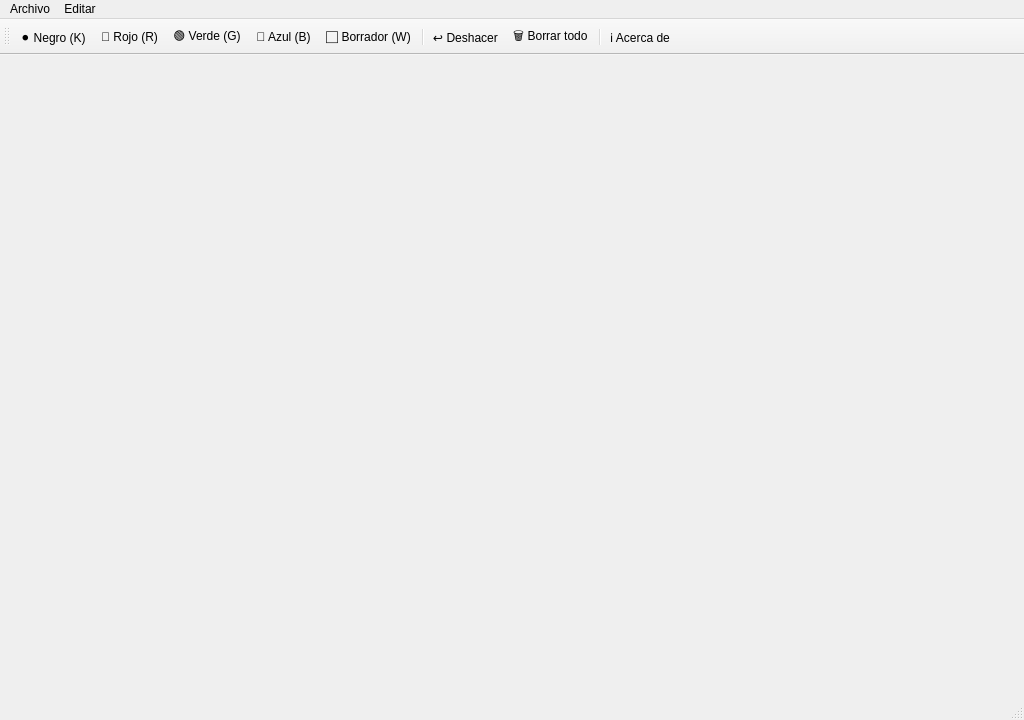
<?xml version="1.0" encoding="UTF-8"?>
<ui version="4.0">
 <class>MainWindow</class>
 <widget class="QMainWindow" name="MainWindow">
  <property name="geometry">
   <rect><x>0</x><y>0</y><width>1024</width><height>720</height></rect>
  </property>
  <property name="windowTitle">
   <string>Pintura</string>
  </property>

  <!-- Widget central placeholder (se reemplaza en código) -->
  <widget class="QWidget" name="centralwidget"/>

  <!-- Barra de menú -->
  <widget class="QMenuBar" name="menuBar">
   <property name="geometry">
    <rect><x>0</x><y>0</y><width>1024</width><height>26</height></rect>
   </property>
   <widget class="QMenu" name="menuArchivo">
    <property name="title"><string>Archivo</string></property>
    <addaction name="actionBorrarTodo"/>
    <addaction name="separator"/>
    <addaction name="actionAcercaDe"/>
   </widget>
   <widget class="QMenu" name="menuEditar">
    <property name="title"><string>Editar</string></property>
    <addaction name="actionDeshacer"/>
   </widget>
   <addaction name="menuArchivo"/>
   <addaction name="menuEditar"/>
  </widget>

  <!-- Barra de herramientas -->
  <widget class="QToolBar" name="toolBar">
   <property name="windowTitle"><string>Herramientas</string></property>
   <attribute name="toolBarArea"><enum>TopToolBarArea</enum></attribute>
   <addaction name="actionColorNegro"/>
   <addaction name="actionColorRojo"/>
   <addaction name="actionColorVerde"/>
   <addaction name="actionColorAzul"/>
   <addaction name="actionBorrador"/>
   <addaction name="separator"/>
   <addaction name="actionDeshacer"/>
   <addaction name="actionBorrarTodo"/>
   <addaction name="separator"/>
   <addaction name="actionAcercaDe"/>
  </widget>

  <!-- Barra de estado -->
  <widget class="QStatusBar" name="statusBar"/>

  <!-- Acciones -->
  <action name="actionColorRojo">
   <property name="text"><string>🔴 Rojo (R)</string></property>
   <property name="toolTip"><string>Color Rojo (tecla R)</string></property>
   <property name="shortcut"><string>R</string></property>
  </action>
  <action name="actionColorVerde">
   <property name="text"><string>🟢 Verde (G)</string></property>
   <property name="toolTip"><string>Color Verde (tecla G)</string></property>
   <property name="shortcut"><string>G</string></property>
  </action>
  <action name="actionColorAzul">
   <property name="text"><string>🔵 Azul (B)</string></property>
   <property name="toolTip"><string>Color Azul (tecla B)</string></property>
   <property name="shortcut"><string>B</string></property>
  </action>
  <action name="actionColorNegro">
   <property name="text"><string>⚫ Negro (K)</string></property>
   <property name="toolTip"><string>Color Negro (tecla K)</string></property>
   <property name="shortcut"><string>K</string></property>
  </action>
  <action name="actionBorrador">
   <property name="text"><string>⬜ Borrador (W)</string></property>
   <property name="toolTip"><string>Borrador — color blanco (tecla W)</string></property>
   <property name="shortcut"><string>W</string></property>
  </action>
  <action name="actionDeshacer">
   <property name="text"><string>↩ Deshacer</string></property>
   <property name="toolTip"><string>Deshacer último trazo (Ctrl+Z)</string></property>
   <property name="shortcut"><string>Ctrl+Z</string></property>
  </action>
  <action name="actionBorrarTodo">
   <property name="text"><string>🗑 Borrar todo</string></property>
   <property name="toolTip"><string>Borrar todo el lienzo (Escape)</string></property>
   <property name="shortcut"><string>Escape</string></property>
  </action>
  <action name="actionAcercaDe">
   <property name="text"><string>ℹ Acerca de</string></property>
  </action>

 </widget>
 <resources/>
 <connections/>
</ui>
